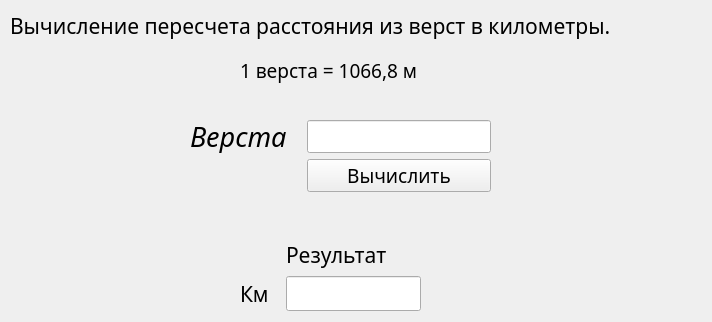
<?xml version="1.0" encoding="UTF-8"?>
<ui version="4.0">
 <class>distance_conversion_from_miles_to_km_WIndow</class>
 <widget class="QMainWindow" name="distance_conversion_from_miles_to_km_WIndow">
  <property name="geometry">
   <rect>
    <x>0</x>
    <y>0</y>
    <width>712</width>
    <height>322</height>
   </rect>
  </property>
  <property name="windowTitle">
   <string>MainWindow</string>
  </property>
  <widget class="QWidget" name="centralwidget">
   <widget class="QLabel" name="info_label">
    <property name="geometry">
     <rect>
      <x>240</x>
      <y>50</y>
      <width>231</width>
      <height>41</height>
     </rect>
    </property>
    <property name="font">
     <font>
      <family>Source Code Pro</family>
      <pointsize>14</pointsize>
     </font>
    </property>
    <property name="text">
     <string>1 верста = 1066,8 м</string>
    </property>
   </widget>
   <widget class="QLabel" name="distance_conversion_from_miles_to_km_label">
    <property name="geometry">
     <rect>
      <x>10</x>
      <y>0</y>
      <width>711</width>
      <height>51</height>
     </rect>
    </property>
    <property name="font">
     <font>
      <family>Source Code Pro</family>
      <pointsize>16</pointsize>
     </font>
    </property>
    <property name="text">
     <string>Вычисление пересчета расстояния из верст в километры. </string>
    </property>
    <property name="wordWrap">
     <bool>true</bool>
    </property>
   </widget>
   <widget class="QWidget" name="formLayoutWidget">
    <property name="geometry">
     <rect>
      <x>170</x>
      <y>100</y>
      <width>351</width>
      <height>112</height>
     </rect>
    </property>
    <layout class="QFormLayout" name="input_frame_2">
     <property name="leftMargin">
      <number>20</number>
     </property>
     <property name="topMargin">
      <number>20</number>
     </property>
     <property name="rightMargin">
      <number>30</number>
     </property>
     <property name="bottomMargin">
      <number>20</number>
     </property>
     <item row="0" column="0">
      <widget class="QLabel" name="Versta">
       <property name="font">
        <font>
         <family>Source Code Pro Medium</family>
         <pointsize>20</pointsize>
         <italic>true</italic>
        </font>
       </property>
       <property name="text">
        <string>Верста  </string>
       </property>
      </widget>
     </item>
     <item row="0" column="1">
      <widget class="QLineEdit" name="pounds_input_2">
       <property name="font">
        <font>
         <family>Source Code Pro</family>
         <pointsize>14</pointsize>
         <italic>false</italic>
         <bold>false</bold>
        </font>
       </property>
       <property name="text">
        <string/>
       </property>
      </widget>
     </item>
     <item row="1" column="1">
      <widget class="QPushButton" name="distance_conversion_from_miles_to_km_result_button_">
       <property name="font">
        <font>
         <family>Source Code Pro Medium</family>
         <pointsize>14</pointsize>
         <bold>false</bold>
        </font>
       </property>
       <property name="text">
        <string>Вычислить</string>
       </property>
      </widget>
     </item>
    </layout>
   </widget>
   <widget class="QWidget" name="formLayoutWidget_2">
    <property name="geometry">
     <rect>
      <x>220</x>
      <y>230</y>
      <width>231</width>
      <height>81</height>
     </rect>
    </property>
    <layout class="QFormLayout" name="result_frame_2">
     <property name="leftMargin">
      <number>20</number>
     </property>
     <property name="topMargin">
      <number>10</number>
     </property>
     <property name="rightMargin">
      <number>30</number>
     </property>
     <property name="bottomMargin">
      <number>0</number>
     </property>
     <item row="0" column="1">
      <widget class="QLabel" name="label_4">
       <property name="font">
        <font>
         <family>Source Code Pro</family>
         <pointsize>16</pointsize>
        </font>
       </property>
       <property name="whatsThis">
        <string/>
       </property>
       <property name="text">
        <string>Результат</string>
       </property>
      </widget>
     </item>
     <item row="1" column="1">
      <widget class="QLineEdit" name="result_text_2">
       <property name="font">
        <font>
         <family>Source Code Pro</family>
         <pointsize>14</pointsize>
        </font>
       </property>
       <property name="text">
        <string/>
       </property>
      </widget>
     </item>
     <item row="1" column="0">
      <widget class="QLabel" name="label_3">
       <property name="font">
        <font>
         <family>Source Code Pro</family>
         <pointsize>16</pointsize>
        </font>
       </property>
       <property name="text">
        <string>Км  </string>
       </property>
      </widget>
     </item>
    </layout>
   </widget>
  </widget>
 </widget>
 <resources/>
 <connections/>
</ui>
